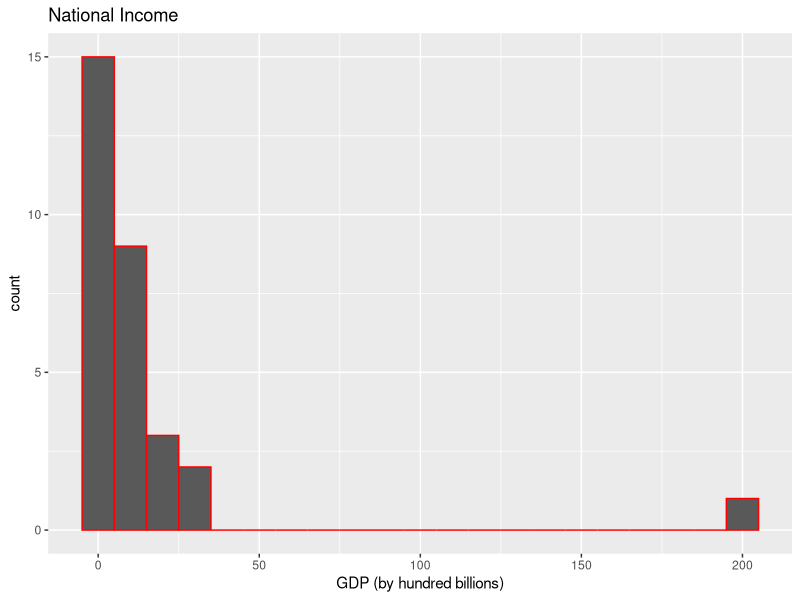
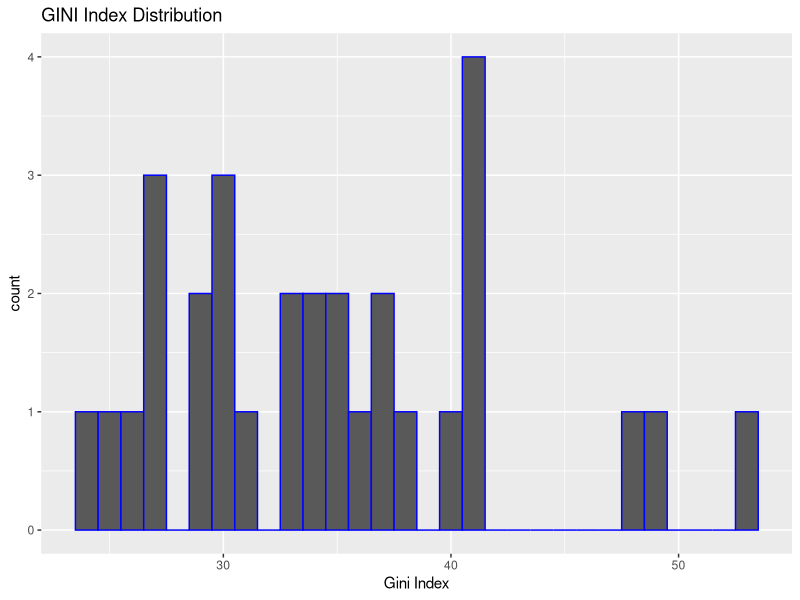
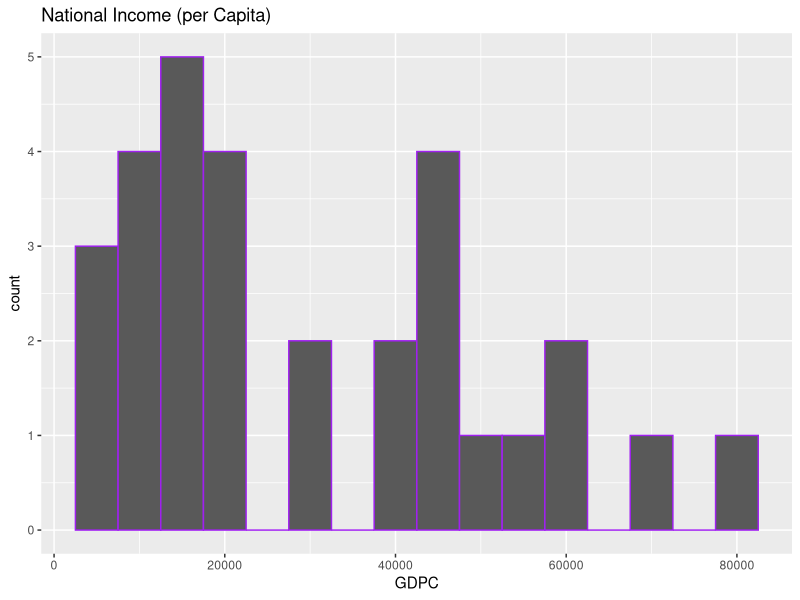
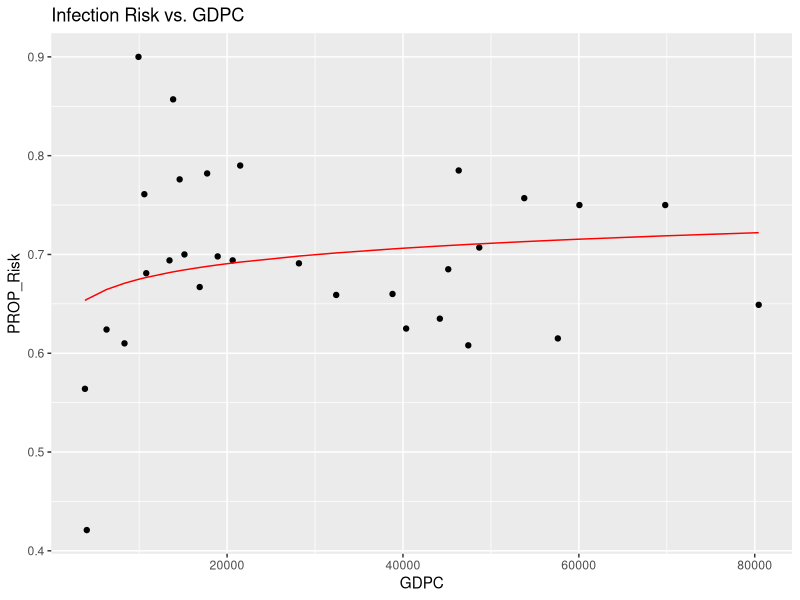
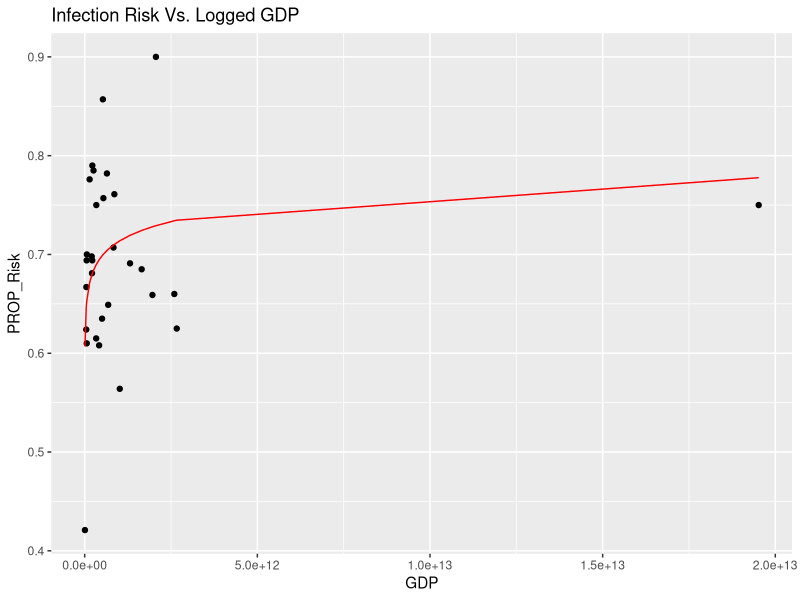
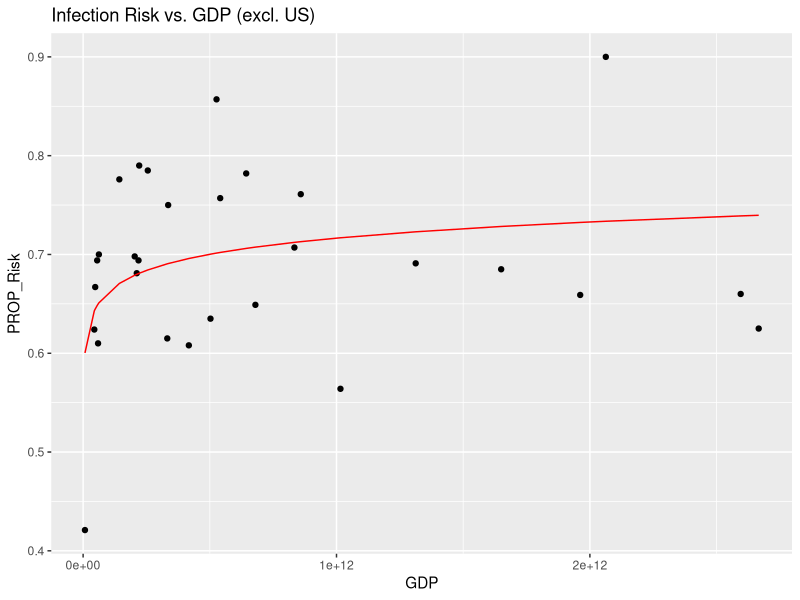

Write R code to recreate these figures, in order.
## ---- chunk 1
# setting the default visibility of code chunks to FALSE
library(knitr)
opts_chunk$set(echo = FALSE)
# load required packages
library(haven)
library(broom)
library(tidyverse)

data <- read.csv("InequalityCOVID.csv")
## ---- chunk 2
data$GDPC <- data$GDP / data$POP

summary(data)
## ---- chunk 3
data %>%
  ggplot(aes(x = GDP / 100000000000)) +
  geom_histogram(color = "red", binwidth = 10) + labs(x = "GDP (by hundred billions)") + ggtitle("National Income")

data %>%
  ggplot(aes(x = GINI)) +
  geom_histogram(color = "blue", binwidth = 1) +  ggtitle("GINI Index Distribution") + labs(x = "Gini Index")

## ---- chunk 4
data %>%
  ggplot(aes(x = GDPC)) +
  geom_histogram(color = "purple", binwidth = 5000) + ggtitle("National Income (per Capita)")
## ---- chunk 5
model1 <- lm(data = data, formula = PROP_Risk ~ GDPC)
tidy(model1) %>% kable()
summary(model1)
## ---- chunk 6
model2 <- lm(data = data, formula = PROP_Risk ~ log(GDPC))
tidy(model2) %>% kable()
summary(model2)
## ---- chunk 7
model2_aug <- augment(model2, data = data)

ggplot(data = model2_aug) +
  geom_point(aes(x = GDPC, y = PROP_Risk)) + geom_line(aes(x = GDPC, y = .fitted), color = "red") + ggtitle("Infection Risk vs. GDPC")
## ---- chunk 8
model3 <- lm(data = data, formula = PROP_Risk ~ log(GDP))
tidy(model3) %>% kable()
summary(model3)
## ---- chunk 9
model3_aug <- augment(model3, data = data)

ggplot(data = model3_aug) +
  geom_point(aes(x = GDP, y = PROP_Risk)) + geom_line(aes(x = GDP, y = .fitted), color = "red") + ggtitle("Infection Risk Vs. Logged GDP")
## ---- chunk 10
data_NoUS <- subset(data, COUNTRY != "United States")

model4 <- lm(data = data_NoUS, formula = PROP_Risk ~ log(GDP))
tidy(model4) %>% kable()
summary(model4)
## ---- chunk 11
model4_aug <- augment(model4, data = data_NoUS)

ggplot(data = model4_aug) +
  geom_point(aes(x = GDP, y = PROP_Risk)) + geom_line(aes(x = GDP, y = .fitted), color = "red") + ggtitle("Infection Risk vs. GDP (excl. US)")
## ---- chunk 12
model5 <- lm(data = data, formula = PROP_Risk ~ log(GDP) + GINI)
tidy(model5) %>% kable()
summary(model5)
## ---- chunk 13
model6 <- lm(data = data, formula = PROP_Medical ~ log(GDPC) + GINI)
tidy(model6) %>% kable()
summary(model6)
## ---- chunk 14
model7 <- lm(data = data, formula = PROP_Isolated ~ log(GDP) + log(GINI))
tidy(model7) %>% kable()
summary(model7)
